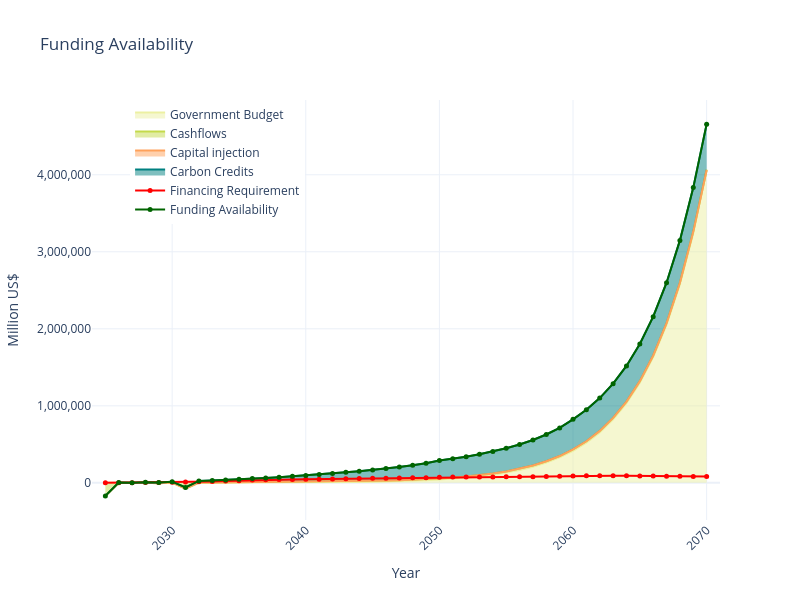

Notebook source saved alongside this figure:
### Code cell
import plotly.graph_objects as go
import plotly.express as px
import pandas as pd
from MinFin.plotting_notebook import stacked_area_fig, DEFAULT_STACK_COLOR_MAP as color_map

width = 800
height = 600
years = list(dashboard_summary.columns)

df_funding_plot = pd.DataFrame(
    {
        "Year": dashboard_summary.columns,
        "Government Budget": list(df_funding_availability_full.loc["Government Budget", years]),
        "Cashflows": list(df_funding_availability_full.loc["Cashflows", years]),
        "Capital injection": list(df_funding_availability_full.loc["Capital Injection", years]),
        "Carbon Credits": list(df_funding_availability_full.loc["Carbon Credits", years]),
        "Financing Requirement": dashboard_summary.loc["financing_requirement", years],
        "Funding Availability": dashboard_summary.loc["funding_availability", years],
    }
)

stacked_cols_funding = [
    "Government Budget",
    "Cashflows",
    "Capital injection",
    "Carbon Credits",
]
title = "Funding Availability"
fig = stacked_area_fig(
    df_funding_plot,
    stacked_cols_funding,
    width=800,
    height=600,
    color_map=color_map,
    title=title,
    line_plots=True,
)
fig.show()

### Figure 1 — Plotly figure (JSON) as saved in the notebook; plotly's stock layout.template omitted (floating-point values rounded to 4 significant figures)
{"data": [{"fillpattern": {"shape": ""}, "hovertemplate": "=Government Budget<br>Year=%{x}<br>Million US$=%{y}<extra></extra>", "legendgroup": "Government Budget", "line": {"color": "#ecf0a2"}, "marker": {"symbol": "circle"}, "mode": "lines", "name": "Government Budget", "orientation": "v", "showlegend": true, "stackgroup": "1", "type": "scatter", "x": [2025, 2026, 2027, 2028, 2029, 2030, 2031, 2032, 2033, 2034, 2035, 2036, 2037, 2038, 2039, 2040, 2041, 2042, 2043, 2044, 2045, 2046, 2047, 2048, 2049, 2050, 2051, 2052, 2053, 2054, 2055, 2056, 2057, 2058, 2059, 2060, 2061, 2062, 2063, 2064, 2065, 2066, 2067, 2068, 2069, 2070], "xaxis": "x", "y": [107.1, 143.1, 221.7, 278.5, 350.0, 439.7, 552.5, 694.2, 872.3, 1096.0, 1377.0, 1730.0, 2174.0, 2732.0, 3433.0, 4314.0, 5420.0, 6810.0, 8557.0, 10750.0, 13510.0, 16980.0, 21330.0, 26800.0, 33680.0, 42310.0, 53170.0, 66810.0, 83940.0, 105500.0, 132500.0, 166500.0, 209200.0, 262900.0, 330400.0, 415100.0, 521600.0, 655300.0, 823400.0, 1035000.0, 1300000.0, 1634000.0, 2053000.0, 2579000.0, 3241000.0, 4072000.0], "yaxis": "y"}, {"fillpattern": {"shape": ""}, "hovertemplate": "=Cashflows<br>Year=%{x}<br>Million US$=%{y}<extra></extra>", "legendgroup": "Cashflows", "line": {"color": "#c4da4b"}, "marker": {"symbol": "circle"}, "mode": "lines", "name": "Cashflows", "orientation": "v", "showlegend": true, "stackgroup": "1", "type": "scatter", "x": [2025, 2026, 2027, 2028, 2029, 2030, 2031, 2032, 2033, 2034, 2035, 2036, 2037, 2038, 2039, 2040, 2041, 2042, 2043, 2044, 2045, 2046, 2047, 2048, 2049, 2050, 2051, 2052, 2053, 2054, 2055, 2056, 2057, 2058, 2059, 2060, 2061, 2062, 2063, 2064, 2065, 2066, 2067, 2068, 2069, 2070], "xaxis": "x", "y": [-170200.0, 2416.0, -3146.0, 2636.0, -4435.0, 3050.0, -76540.0, 3690.0, 4457.0, 5283.0, 6530.0, 7436.0, 8196.0, 8354.0, 8530.0, 9058.0, 9579.0, 10010.0, 10580.0, 11150.0, 11530.0, 12250.0, 12860.0, 13430.0, 13850.0, 14140.0, 14620.0, 14840.0, 15130.0, 15490.0, 15850.0, 16210.0, 16660.0, 17230.0, 17850.0, 18500.0, 18990.0, 19400.0, 19710.0, 19840.0, 20160.0, 20400.0, 20600.0, 20830.0, 21080.0, -10500.0], "yaxis": "y"}, {"fillpattern": {"shape": ""}, "hovertemplate": "=Capital injection<br>Year=%{x}<br>Million US$=%{y}<extra></extra>", "legendgroup": "Capital injection", "line": {"color": "#FFA15A"}, "marker": {"symbol": "circle"}, "mode": "lines", "name": "Capital injection", "orientation": "v", "showlegend": true, "stackgroup": "1", "type": "scatter", "x": [2025, 2026, 2027, 2028, 2029, 2030, 2031, 2032, 2033, 2034, 2035, 2036, 2037, 2038, 2039, 2040, 2041, 2042, 2043, 2044, 2045, 2046, 2047, 2048, 2049, 2050, 2051, 2052, 2053, 2054, 2055, 2056, 2057, 2058, 2059, 2060, 2061, 2062, 2063, 2064, 2065, 2066, 2067, 2068, 2069, 2070], "xaxis": "x", "y": [33.33, 33.33, 0, 0, 0, 0, 0, 0, 0, 0, 0, 0, 0, 0, 0, 0, 0, 0, 0, 0, 0, 0, 0, 0, 0, 0, 0, 0, 0, 0, 0, 0, 0, 0, 0, 0, 0, 0, 0, 0, 0, 0, 0, 0, 0, 0], "yaxis": "y"}, {"fillpattern": {"shape": ""}, "hovertemplate": "=Carbon Credits<br>Year=%{x}<br>Million US$=%{y}<extra></extra>", "legendgroup": "Carbon Credits", "line": {"color": "#008080"}, "marker": {"symbol": "circle"}, "mode": "lines", "name": "Carbon Credits", "orientation": "v", "showlegend": true, "stackgroup": "1", "type": "scatter", "x": [2025, 2026, 2027, 2028, 2029, 2030, 2031, 2032, 2033, 2034, 2035, 2036, 2037, 2038, 2039, 2040, 2041, 2042, 2043, 2044, 2045, 2046, 2047, 2048, 2049, 2050, 2051, 2052, 2053, 2054, 2055, 2056, 2057, 2058, 2059, 2060, 2061, 2062, 2063, 2064, 2065, 2066, 2067, 2068, 2069, 2070], "xaxis": "x", "y": [1520.0, 2323.0, 3577.0, 5512.0, 7940.0, 11590.0, 15780.0, 20510.0, 25640.0, 31240.0, 38680.0, 45940.0, 53970.0, 62860.0, 72640.0, 83210.0, 93970.0, 105400.0, 117500.0, 130300.0, 143100.0, 157500.0, 172600.0, 188800.0, 205800.0, 234300.0, 245300.0, 258200.0, 271800.0, 285900.0, 300400.0, 315500.0, 331100.0, 347500.0, 365400.0, 390700.0, 408100.0, 426100.0, 444700.0, 463800.0, 483600.0, 504100.0, 525200.0, 547900.0, 571500.0, 595900.0], "yaxis": "y"}, {"line": {"color": "red", "width": 2}, "marker": {"color": "red", "size": 5}, "mode": "lines+markers", "name": "Financing Requirement", "type": "scatter", "x": [2025, 2026, 2027, 2028, 2029, 2030, 2031, 2032, 2033, 2034, 2035, 2036, 2037, 2038, 2039, 2040, 2041, 2042, 2043, 2044, 2045, 2046, 2047, 2048, 2049, 2050, 2051, 2052, 2053, 2054, 2055, 2056, 2057, 2058, 2059, 2060, 2061, 2062, 2063, 2064, 2065, 2066, 2067, 2068, 2069, 2070], "y": [1357.0, 2334.0, 3079.0, 4178.0, 5808.0, 9286.0, 12210.0, 14830.0, 18130.0, 23380.0, 28970.0, 36020.0, 41130.0, 43880.0, 44880.0, 46330.0, 48410.0, 51620.0, 54460.0, 55880.0, 58770.0, 59660.0, 63540.0, 65580.0, 67990.0, 71940.0, 76290.0, 76330.0, 76510.0, 77410.0, 77780.0, 78340.0, 79590.0, 82320.0, 85110.0, 88770.0, 90920.0, 92390.0, 93040.0, 92160.0, 90420.0, 88790.0, 86770.0, 85780.0, 84260.0, 81650.0]}, {"line": {"color": "darkgreen", "width": 2}, "marker": {"color": "darkgreen", "size": 5}, "mode": "lines+markers", "name": "Funding Availability", "type": "scatter", "x": [2025, 2026, 2027, 2028, 2029, 2030, 2031, 2032, 2033, 2034, 2035, 2036, 2037, 2038, 2039, 2040, 2041, 2042, 2043, 2044, 2045, 2046, 2047, 2048, 2049, 2050, 2051, 2052, 2053, 2054, 2055, 2056, 2057, 2058, 2059, 2060, 2061, 2062, 2063, 2064, 2065, 2066, 2067, 2068, 2069, 2070], "y": [-168900.0, 4483.0, 306.2, 8094.0, 3855.0, 15080.0, -60210.0, 24890.0, 30970.0, 37620.0, 46580.0, 55110.0, 64340.0, 73950.0, 84600.0, 96580.0, 109000.0, 122200.0, 136600.0, 152300.0, 168200.0, 186700.0, 206800.0, 229000.0, 253300.0, 290700.0, 313100.0, 339800.0, 370900.0, 406800.0, 448800.0, 498200.0, 557000.0, 627600.0, 713600.0, 824300.0, 948700.0, 1101000.0, 1288000.0, 1518000.0, 1804000.0, 2158000.0, 2598000.0, 3148000.0, 3833000.0, 4657000.0]}], "layout": {"height": 600, "legend": {"orientation": "v", "title": {"text": ""}, "tracegroupgap": 0, "x": 0.2, "xanchor": "center", "y": 1, "yanchor": "top"}, "title": {"text": "Funding Availability"}, "width": 800, "xaxis": {"anchor": "y", "domain": [0, 1], "range": [2024, 2071], "tickangle": -45, "title": {"text": "Year"}}, "yaxis": {"anchor": "x", "domain": [0, 1], "tickformat": ",", "title": {"text": "Million US$"}}}}
